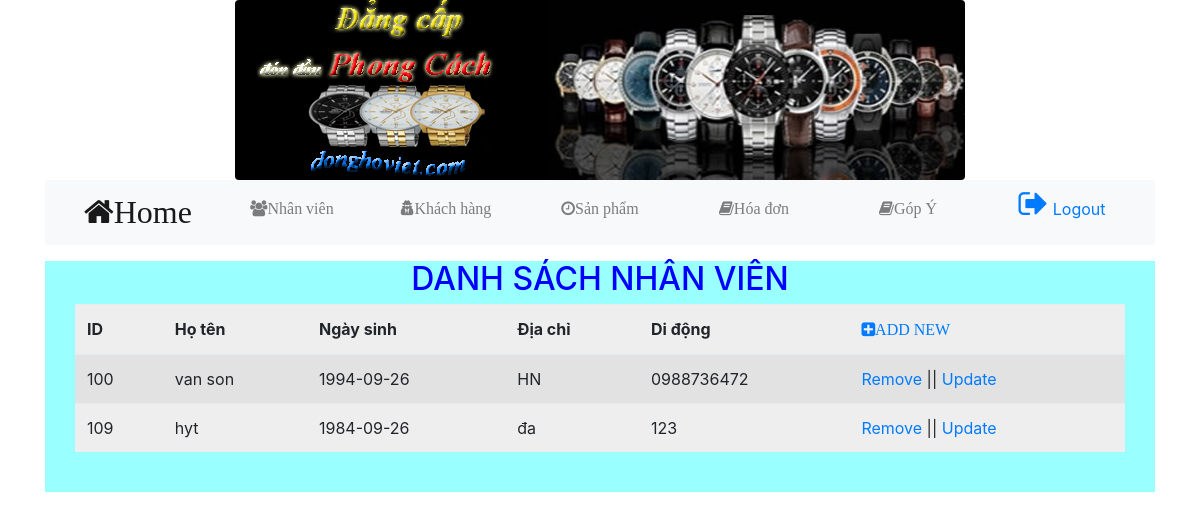
The page /admin/homeadmin.php?p=qlnhanvien/nhanvien.php (signed in) on the database its author committed.
### tables this page shows
CREATE TABLE `tbl_nhanvien` (
  `id_nhanvien` int(11) NOT NULL,
  `hotennv` varchar(50) DEFAULT NULL,
  `ngaysinh` date DEFAULT NULL,
  `diachi` varchar(50) DEFAULT NULL,
  `dienthoai` varchar(15) DEFAULT NULL
);

### admin/qlnhanvien/nhanvien.php (the view)
<h2 style="color: #0000FF; text-align: center;"> DANH SÁCH NHÂN VIÊN </h2>
<?php
	include("./connectdb.php");
	$queryData = $conn->prepare("select * from tbl_nhanvien");
	$queryData->execute();
	$result = $queryData->fetchAll();
?>
	<link rel="stylesheet" type="text/css" href="bootstrap/css/bootstrap-grid.css">
 	<link rel="stylesheet" type="text/css" href="bootstrap/css/bootstrap-grid.min.css">
 	<link rel="stylesheet" type="text/css" href="bootstrap/css/bootstrap.css">
 	<link rel="stylesheet" type="text/css" href="bootstrap/css/bootstrap.min.css">
 	<link rel="stylesheet" type="text/css" href="font-awesome/css/font-awesome.min.css">
<div>
	<table  class="table table-striped table-hover" style="background: #EEEEEE">
	<thead>
		<th>ID</th>
		<th>Họ tên</th>
		<th>Ngày sinh</th>
		<th>Địa chỉ</th>
		<th>Di động</th>
		<th><a href="homeadmin.php?p=qlnhanvien/nv_addnew.php"><i class="fa fa-plus-square" aria-hidden="true">ADD NEW</i></a></th>
	</thead>
	<tbody>
		<?php
			foreach ($result as $value) {
		?>
		<tr><td><?= $value['id_nhanvien'] ?></td>
			<td><?= $value['hotennv'] ?></td>
			<td><?= $value['ngaysinh'] ?></td>
			<td><?= $value['diachi'] ?></td>
			<td><?= $value['dienthoai'] ?></td>
			<td>
				<a href="qlnhanvien/nv_remove.php?idnhanvien=<?= $value['id_nhanvien'] ?>">Remove</a> ||
				<a href="qlnhanvien/nv_update.php?idnhanvien=<?= $value['id_nhanvien'] ?>">Update</a>
			</td>
		</tr>
		<?php
			}
		?>
	</tbody>
</table>
<br>
</div>

### rows shown on the page
tbl_nhanvien: id_nhanvien "100", hotennv "van son", ngaysinh "1994-09-26", diachi "HN", dienthoai "0988736472"
tbl_nhanvien: id_nhanvien "109", hotennv "hyt", ngaysinh "1984-09-26", diachi "đa", dienthoai "123"
